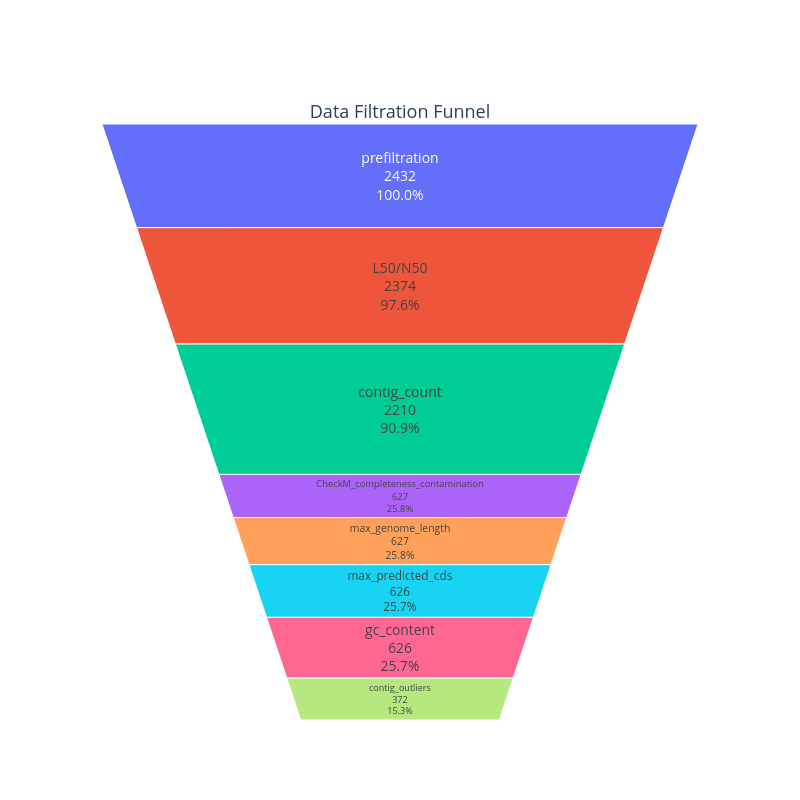

The notebook cell this image was saved under:
### Code cell
fig = create_funnel_plot(df_filtration)
fig.show()

### Figure 1 — Plotly figure (JSON) as saved in the notebook; plotly's stock layout.template omitted (floating-point values rounded to 4 significant figures)
{"data": [{"marker": {"colors": ["#636EFA", "#EF553B", "#00CC96", "#AB63FA", "#FFA15A", "#19D3F3", "#FF6692", "#B6E880"]}, "showlegend": false, "text": ["prefiltration<br>2432<br>100.0%", "L50/N50<br>2374<br>97.6%", "contig_count<br>2210<br>90.9%", "CheckM_completeness_contamination<br>627<br>25.8%", "max_genome_length<br>627<br>25.8%", "max_predicted_cds<br>626<br>25.7%", "gc_content<br>626<br>25.7%", "contig_outliers<br>372<br>15.3%"], "textfont": {"size": 14}, "textinfo": "text", "title": {"font": {"size": 18}, "text": "Data Filtration Funnel"}, "type": "funnelarea", "values": [2432, 2374, 2210, 627, 627, 626, 626, 372]}], "layout": {"funnelmode": "stack", "height": 800, "width": 800}}
